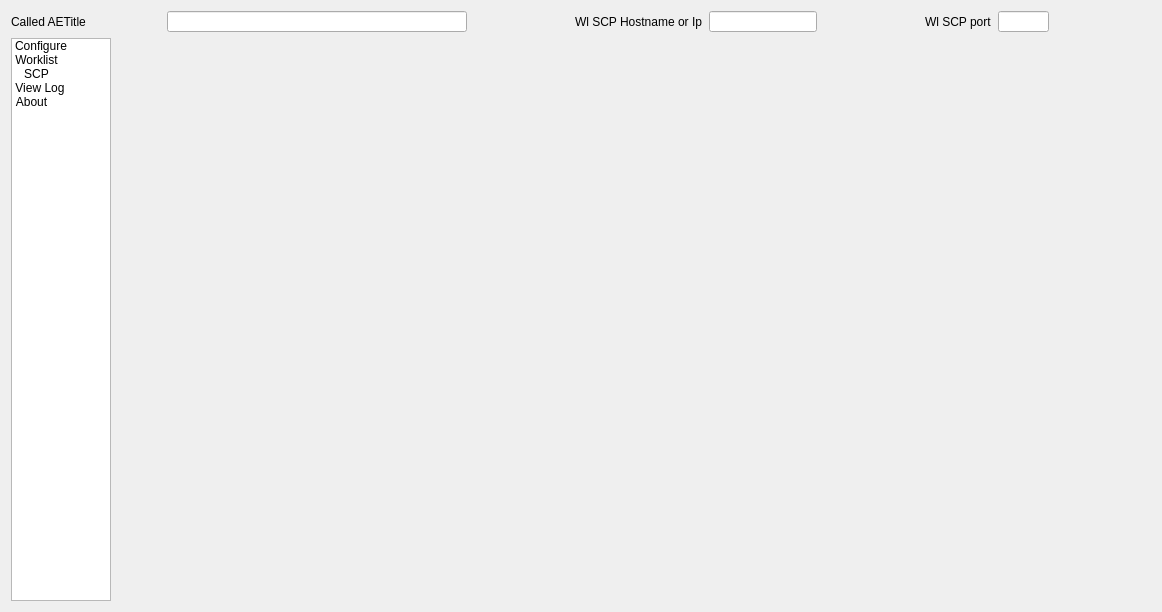
<?xml version="1.0" encoding="UTF-8"?>
<ui version="4.0">
 <class>DicomWorklistClass</class>
 <widget class="QWidget" name="DicomWorklistClass">
  <property name="geometry">
   <rect>
    <x>0</x>
    <y>0</y>
    <width>1162</width>
    <height>612</height>
   </rect>
  </property>
  <property name="windowTitle">
   <string>DicomWorklist</string>
  </property>
  <layout class="QGridLayout" name="gridLayout">
   <item row="0" column="0" rowspan="2" colspan="2">
    <layout class="QHBoxLayout" name="horizontalLayout_2">
     <item>
      <widget class="QLabel" name="L_CalledAETitle">
       <property name="minimumSize">
        <size>
         <width>150</width>
         <height>21</height>
        </size>
       </property>
       <property name="maximumSize">
        <size>
         <width>150</width>
         <height>21</height>
        </size>
       </property>
       <property name="text">
        <string>Called AETitle</string>
       </property>
      </widget>
     </item>
     <item>
      <widget class="QLineEdit" name="LE_CalledAETitle">
       <property name="enabled">
        <bool>true</bool>
       </property>
       <property name="minimumSize">
        <size>
         <width>300</width>
         <height>21</height>
        </size>
       </property>
       <property name="maximumSize">
        <size>
         <width>300</width>
         <height>21</height>
        </size>
       </property>
       <property name="autoFillBackground">
        <bool>false</bool>
       </property>
       <property name="readOnly">
        <bool>true</bool>
       </property>
      </widget>
     </item>
     <item>
      <spacer name="horizontalSpacer_3">
       <property name="orientation">
        <enum>Qt::Horizontal</enum>
       </property>
       <property name="sizeHint" stdset="0">
        <size>
         <width>40</width>
         <height>20</height>
        </size>
       </property>
      </spacer>
     </item>
     <item>
      <widget class="QLabel" name="L_WL_SCP_HostNameOrIp">
       <property name="text">
        <string>Wl SCP Hostname or Ip</string>
       </property>
      </widget>
     </item>
     <item>
      <widget class="QLineEdit" name="LE_WL_SCP_HostNameOrIp">
       <property name="minimumSize">
        <size>
         <width>0</width>
         <height>21</height>
        </size>
       </property>
       <property name="maximumSize">
        <size>
         <width>16777215</width>
         <height>21</height>
        </size>
       </property>
       <property name="readOnly">
        <bool>true</bool>
       </property>
      </widget>
     </item>
     <item>
      <spacer name="horizontalSpacer_4">
       <property name="orientation">
        <enum>Qt::Horizontal</enum>
       </property>
       <property name="sizeHint" stdset="0">
        <size>
         <width>40</width>
         <height>20</height>
        </size>
       </property>
      </spacer>
     </item>
     <item>
      <widget class="QLabel" name="L_WL_SCP_Port">
       <property name="text">
        <string>Wl SCP port</string>
       </property>
      </widget>
     </item>
     <item>
      <widget class="QLineEdit" name="LE_WL_SCP_Port">
       <property name="minimumSize">
        <size>
         <width>51</width>
         <height>21</height>
        </size>
       </property>
       <property name="maximumSize">
        <size>
         <width>51</width>
         <height>21</height>
        </size>
       </property>
       <property name="readOnly">
        <bool>true</bool>
       </property>
      </widget>
     </item>
     <item>
      <spacer name="horizontalSpacer">
       <property name="orientation">
        <enum>Qt::Horizontal</enum>
       </property>
       <property name="sizeHint" stdset="0">
        <size>
         <width>40</width>
         <height>20</height>
        </size>
       </property>
      </spacer>
     </item>
    </layout>
   </item>
   <item row="2" column="0">
    <layout class="QHBoxLayout" name="horizontalLayout">
     <item>
      <widget class="QListWidget" name="contentsListWidget">
       <property name="minimumSize">
        <size>
         <width>100</width>
         <height>300</height>
        </size>
       </property>
       <property name="maximumSize">
        <size>
         <width>100</width>
         <height>16777215</height>
        </size>
       </property>
       <property name="iconSize">
        <size>
         <width>50</width>
         <height>50</height>
        </size>
       </property>
       <property name="movement">
        <enum>QListView::Static</enum>
       </property>
       <property name="flow">
        <enum>QListView::LeftToRight</enum>
       </property>
       <property name="isWrapping" stdset="0">
        <bool>true</bool>
       </property>
       <property name="spacing">
        <number>10</number>
       </property>
       <property name="viewMode">
        <enum>QListView::IconMode</enum>
       </property>
       <property name="wordWrap">
        <bool>true</bool>
       </property>
       <item>
        <property name="text">
         <string notr="true">Configure</string>
        </property>
        <property name="icon">
         <iconset resource="DicomWorklist.qrc">
          <normaloff>:/DicomWorklist/Resources/png/preferences-system.png</normaloff>:/DicomWorklist/Resources/png/preferences-system.png</iconset>
        </property>
       </item>
       <item>
        <property name="text">
         <string notr="true">Worklist SCP</string>
        </property>
        <property name="icon">
         <iconset resource="DicomWorklist.qrc">
          <normaloff>:/DicomWorklist/Resources/png/system-search.png</normaloff>:/DicomWorklist/Resources/png/system-search.png</iconset>
        </property>
       </item>
       <item>
        <property name="text">
         <string notr="true">View Log</string>
        </property>
        <property name="icon">
         <iconset resource="DicomWorklist.qrc">
          <normaloff>:/DicomWorklist/Resources/png/accessories-text-editor.png</normaloff>:/DicomWorklist/Resources/png/accessories-text-editor.png</iconset>
        </property>
       </item>
       <item>
        <property name="text">
         <string notr="true">About</string>
        </property>
        <property name="icon">
         <iconset resource="DicomWorklist.qrc">
          <normaloff>:/DicomWorklist/Resources/png/help-browser.png</normaloff>:/DicomWorklist/Resources/png/help-browser.png</iconset>
        </property>
       </item>
      </widget>
     </item>
     <item>
      <widget class="QStackedWidget" name="viewsStackedWidget">
       <property name="currentIndex">
        <number>-1</number>
       </property>
      </widget>
     </item>
    </layout>
   </item>
  </layout>
 </widget>
 <layoutdefault spacing="6" margin="11"/>
 <resources>
  <include location="DicomWorklist.qrc"/>
 </resources>
 <connections/>
</ui>
